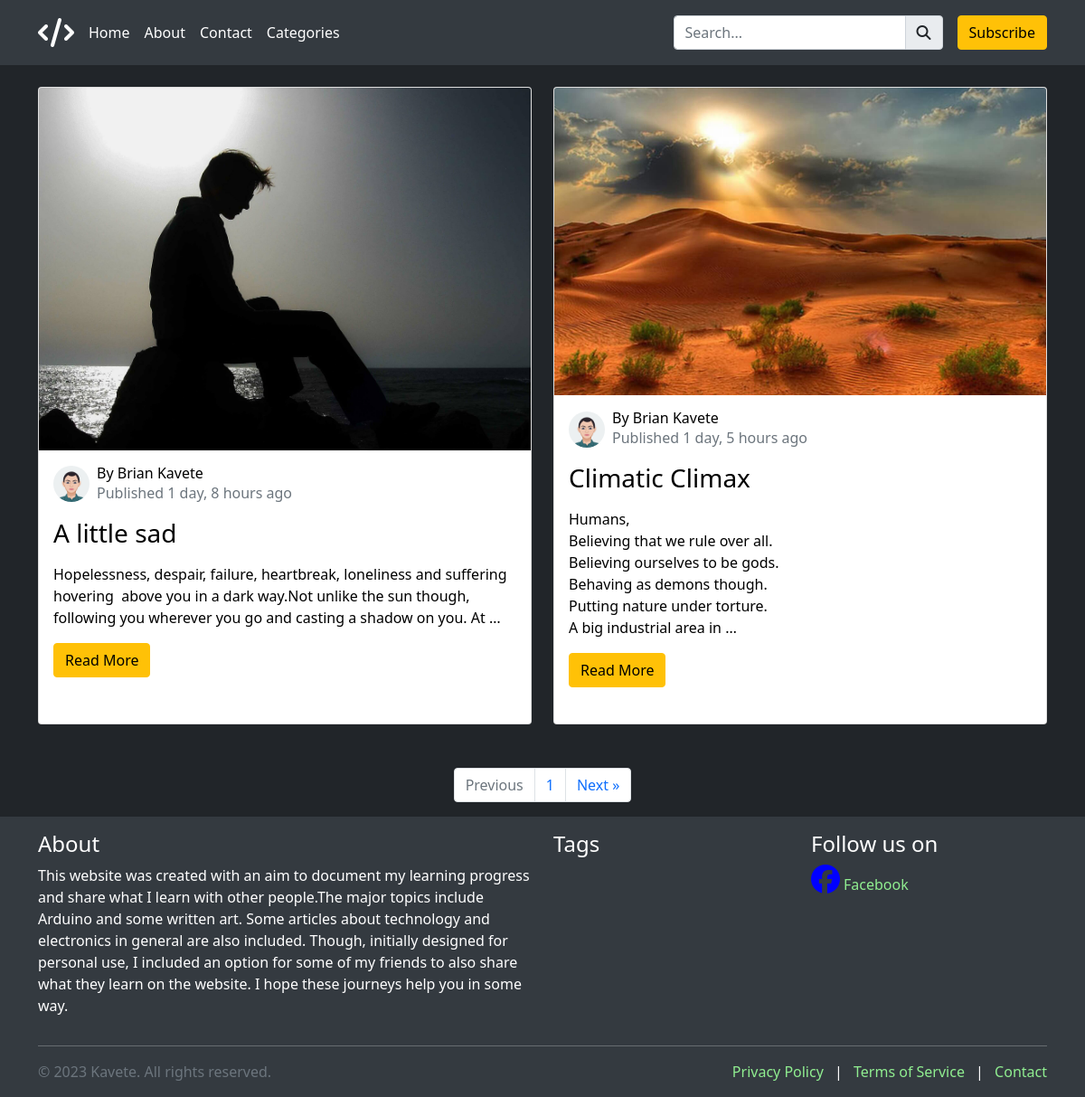
Screenshot of /tags/literature with the database file from the repository.
### kavete/models.py (models this page shows, shortened)
class BlogPost(models.Model):
    category_choices = [
        ('arduino', 'Arduino'),
        ('electronics', 'Electronics'),
        ('linux', 'Linux'),
        ('literature', 'Literature'),
    ]
    title = models.CharField(max_length=255, unique=True)
    author = models.ForeignKey(UserProfile, on_delete=models.CASCADE)
    category = models.CharField(max_length=20, choices=category_choices)
    content = RichTextUploadingField(unique=True)
    date_published = models.DateTimeField(auto_now_add=True)
    date_updated = models.DateTimeField(auto_now=True)
    preview_image = models.ImageField(upload_to=unique_image_name, null=True, blank=True)
    tags = models.ManyToManyField(Tag)

### user_profiles/models.py (models this page shows, shortened)
class UserProfile(models.Model):
    user = models.OneToOneField(User, on_delete=models.CASCADE)
    avatar = models.ImageField(upload_to=unique_avatar_name, null=True, blank=True)
    about = models.TextField(null=True, blank=True)

### kavete/views.py (the view)
# urls.py: path('tags/<str:tag_name>', views.get_posts_by_tag, name='posts_by_tag'),
def get_posts_by_tag(request, tag_name):
    tag = get_object_or_404(Tag, name=tag_name)
    posts_with_tag = BlogPost.objects.filter(tags=tag)
    paginator = Paginator(posts_with_tag, per_page=2)
    page_number = request.GET.get('page')
    data = paginator.get_page(page_number)
    context = {
        'tag': tag,
        'post_with_tag': data
    }
    return render(request, 'posts_by_tag.html', context)

### kavete/context_processors.py (called while the page is built)
def get_all_tags(request):
    all_tags = Tag.objects.all().order_by('?')[:10]
    return {
        'all_tags': all_tags
    }

### kavete/models.py (called while the page is built)
    def __str__(self):
        return self.name

### templates/posts_by_tag.html (shortened to what this page needs)
{% extends 'layout/base.html' %}
{% load humanize %}
{% block content %}
    <div class="container mt-4 mb-4">
        <div class="row align-items-stretch">
                {% for post in post_with_tag %}
                    <div class="col-md-6 mb-4">
                        <div class="card mb-4 h-100">
                            {% if post.preview_image %}
                                <img src="{{ post.preview_image.url }}" alt="Blog Post Image" class="card-img-top">
                            {% endif %}
                            <div class="card-body">
                                <div class="d-flex align-items-center mb-3">
                                    <img src="{{ post.author.avatar.url }}" alt="Author Avatar" class="rounded-circle me-2"
                                         style="width: 40px; height: 40px;">
                                    <div>
                                        <h6 class="m-0 text-black">
                                            By {{ post.author.user.first_name }} {{ post.author.user.last_name }}</h6>
                                        <p class="text-muted m-0">Published {{ post.date_published | naturaltime }}</p>
                                    </div>
                                </div>
                                <h3 class="card-title">{{ post.title }}</h3>
                                <p class="card-text">
                                    {{ post.content | truncatewords:30 | safe }}
                                </p>
                                <a href="{{ post.id }}" class="btn btn-warning">Read More</a>
                            </div>
                        </div>
                    </div>
                {% endfor %}
        </div>
    </div>
    <nav aria-label="Page navigation">
        <ul class="pagination justify-content-center">
            {% if post_with_tag.has_previous %}
                <li class="page-item">
                    <a class="page-link" href='?page={{ post_with_tag.previous_page_number }}'>&laquo; Previous</a>
                </li>
            {% else %}
                <li class="page-item disabled">
                    <a class="page-link" href='#' tabindex="-1" aria-disabled="True">Previous</a>
                </li>
            {% endif %}
            <li class="page-item">
                <a href="#" class="page-link">{{ post_with_tag.number }}</a>
            </li>
            {% if post_with_tag.has_next %}
                <li class="page-item">
                    <a class="page-link" href='?page={{ post_with_tag.next_page_number }}'>Next &raquo;</a>
                </li>
            {% else %}
                <li class="page-item disabled">
                    <a class="page-link" href='' tabindex="-1" aria-disabled="True">Next</a>
                </li>
            {% endif %}
        </ul>
    </nav>
{% endblock %}

### static/main_assets/css/main_styles.css (style rules this page uses)
body { background-color: #212529; color: #fff; }
.card { color: #000; }
a { color: lightgreen; text-decoration: none; }

### rows the page displays
BlogPost: preview_image (picture), author.avatar (picture), author.user.first_name "Brian", author.user.last_name "Kavete", date_published "1 day, 8 hours ago", title "A little sad", content "Hopelessness, despair, failure, heartbreak, loneliness and suffering hovering above you in a dark way.Not unlike the sun though, following you wherever you go and casting a shadow on you. At …"
BlogPost: preview_image (picture), author.avatar (picture), author.user.first_name "Brian", author.user.last_name "Kavete", date_published "1 day, 5 hours ago", title "Climatic Climax", content "Humans, Believing that we rule over all. Believing ourselves to be gods. Behaving as demons though. Putting nature under torture. A big industrial area in …"

### other values shown
{{ post_with_tag.number }} "1"
